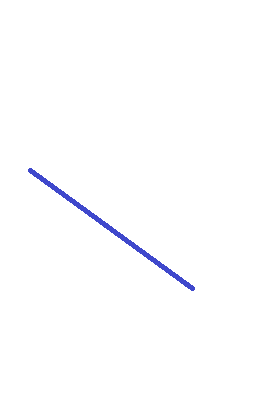
#> input picture HW05/images/img_02.jpg, 269 x 412 px
$ jupyter execute Q4.ipynb
#> lines starting #> are read from the running program, lines starting #| are printed output that depends on the picture; after the words box and inside, x2 and y2 are one past the last pixel; in counts of white or black regions, pixels touching at a corner belong together; long printed decimals are rounded
## HomeWork 5

**Bakhshande 98522157**

## Q4

[cell 1]
import cv2
import numpy as np
import matplotlib.pyplot as plt

[cell 2]
image = cv2.imread('images/img_02.jpg', 0 )
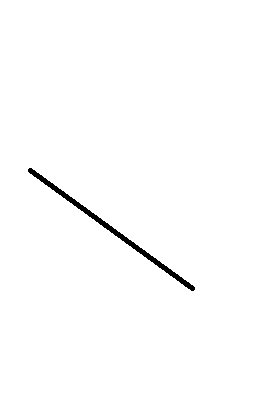
#> image: shape (412, 269); values 98 (black) and 255 (white), 99.1% white; 1 black region, box (x1, y1, x2, y2) and area: (28, 168, 195, 291) 1025
plt.imshow(image, cmap='gray')
print(np.unique(image))
#| [ 98 255]

[cell 3]
# [4 lines of commented-out code are left out]

a, b = image.shape
#> a = 412; b = 269
points = [(y, x) for x in range(b) for y in range(a) if image[y, x] != 255]
#> points = 1025 pairs, first value 168 to 290, second value 28 to 194
print(image.shape)
#| (412, 269)
print(len(points))
#| 1025

[cell 4]
ys = [p[0] for p in points]
#> ys = 1025 values, max 290 at index 1010, min 168 at index 3, mean 229.1
xs = [p[1] for p in points]
#> xs = 1025 values from 28 to 194
y_m = np.mean(ys)
#> y_m = 229.1
x_m = np.mean(xs)
#> x_m = 111.1
xy_m = np.mean(np.multiply(ys, xs))
#> xy_m = 27100.1
x_m_2 = x_m ** 2
#> x_m_2 = 12335.5
x_2_m = np.mean(np.power(xs, 2))
#> x_2_m = 14617.7

m = np.float64((y_m * x_m - xy_m) / (x_m_2 - x_2_m))
#> m = 0.727
c = y_m - m * x_m
#> c = 148.3
print(f'y = {m}x + {c}')
#| y = 0.7274769723288649x + 148.256

[cell 5]
x = np.linspace(0, b)
#> x = 50 values from 0 to 269
data = cv2.imread('images/img_02.jpg')
#> data is the input picture: shape (412, 269, 3); mean B, G, R 254.5, 253.3, 253.2
y = m * x + c
#> y = 50 values from 148.3 to 343.9
plt.plot(x, y, '-r', label=f'y={m}x+{c}', linewidth=1)
plt.title(f'line on img_02.jpg')
plt.xlabel('x')
plt.ylabel('y')
plt.legend(loc='upper left')
plt.imshow(data)
plt.show()
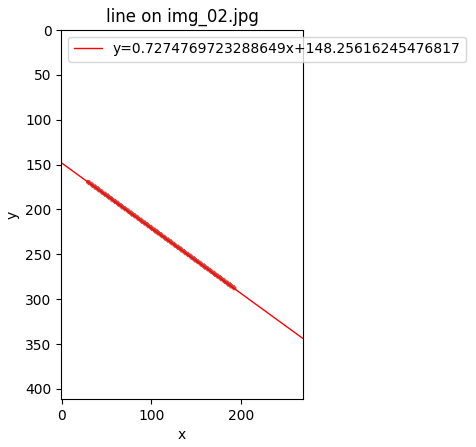
#> figure drawn by matplotlib, 1 panel; B, G, R data is drawn as R, G, B
